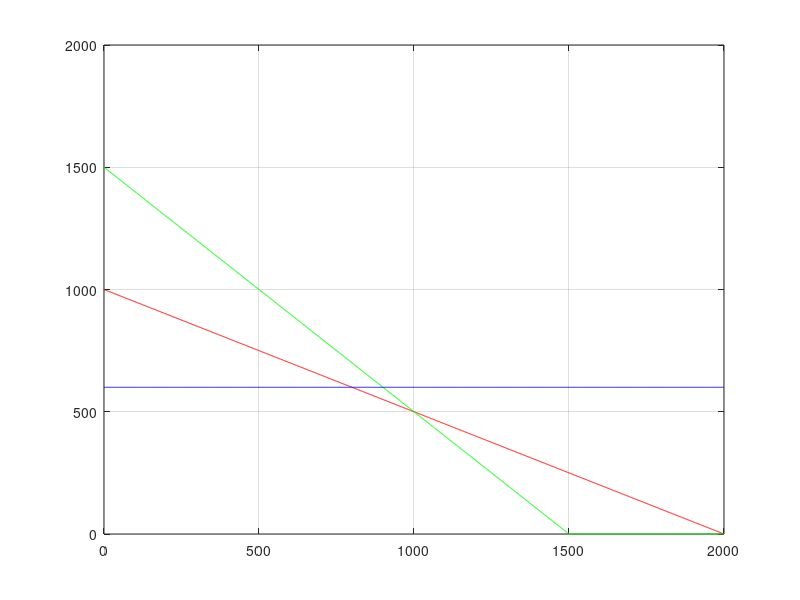

Write MATLAB code to recreate this figure.
%Graph
clc
clear all
C = [3 2];
A=[1 2; 1 1; 0 1];
B=[2000; 1500; 600];
p = max(B);
x1 = 0:p;
x21 = (B(1) - A(1,1).*x1)/A(1,2);
x22 = (B(2) - A(2,1).*x1)/A(2,2);
x23 = (B(3) - A(3,1).*x1)/A(3,2);
x21 = max(0,x21);
x22 = max(0,x22);
x23 = max(0,x23);
% plotting the graph
plot(x1,x21,'red',x1, x22, 'green', x1, x23, 'blue');
grid on  
%corner points
cxpos1 = find(x21==0);
cypos1 = find(x1==0);
line1 = [x1([cxpos1 cypos1]);x21( [cxpos1 cypos1])]';

cxpos2 = find(x22==0);
line2 = [x1([cxpos2 cypos1]);x22( [cxpos2 cypos1])]';

cxpos3 = find(x23==0);
line3 = [x1([cxpos3 cypos1]);x23( [cxpos3 cypos1])]';

coraxes = [line1; line2; line3];
cor_axes = unique(coraxes, 'rows')

%Intersecting points
GM = [0;0]
for i=1:size(A,1)
    l1=A(i,:);
        b1=B(i);
    for j=i+1:size(A,1)
        l2=A(j,:);
        b2=B(j);
        Aa=[l1;l2];
        Bb=[b1;b2];
        X=Aa\Bb
        GM=[GM X]
    end    
end
GM = GM'
%feasible points
points=[cor_axes;GM]
X1 = points(:,1)
X2 = points(:,2)

for i=1:size(points,1)
    const1(i) = A(1,1)*X1(i)+A(1,2)*X2(i)-B(1);
    const2(i) = A(2,1)*X1(i)+A(2,2)*X2(i)-B(2);
    const3(i) = A(3,1)*X1(i)+A(3,2)*X2(i)-B(3);

    s1 = find(const1>0)
    s2 = find(const2>0)
    s3 = find(const3>0)
    S=unique([s1 s2 s3])

end
points(S,:)=[]
for i = 1:size(points,1)
    obj(i) = sum(points(i,:).*C);
    
end

[opt_val idx] = max(obj)
pt=points(idx,:)
